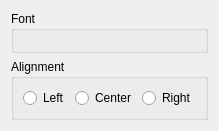
<?xml version="1.0" encoding="UTF-8"?>
<ui version="4.0">
 <class>lyricsSettings</class>
 <widget class="QWidget" name="lyricsSettings">
  <property name="geometry">
   <rect>
    <x>0</x>
    <y>0</y>
    <width>195</width>
    <height>131</height>
   </rect>
  </property>
  <property name="windowTitle">
   <string>Lyrics Settings</string>
  </property>
  <layout class="QVBoxLayout" name="verticalLayout_2">
   <item>
    <widget class="QGroupBox" name="fontGroup">
     <property name="title">
      <string>Font</string>
     </property>
     <layout class="QVBoxLayout" name="verticalLayout">
      <item>
       <widget class="KFontRequester" name="fontChooser"/>
      </item>
     </layout>
    </widget>
   </item>
   <item>
    <widget class="KButtonGroup" name="alignmentGroup">
     <property name="title">
      <string>Alignment</string>
     </property>
     <layout class="QHBoxLayout" name="horizontalLayout">
      <item>
       <widget class="QRadioButton" name="alignLeft">
        <property name="text">
         <string comment="Left alignment">Left</string>
        </property>
       </widget>
      </item>
      <item>
       <widget class="QRadioButton" name="alignCenter">
        <property name="text">
         <string comment="Center alignment">Center</string>
        </property>
       </widget>
      </item>
      <item>
       <widget class="QRadioButton" name="alignRight">
        <property name="text">
         <string>Right</string>
        </property>
       </widget>
      </item>
     </layout>
    </widget>
   </item>
  </layout>
 </widget>
 <customwidgets>
  <customwidget>
   <class>KFontRequester</class>
   <extends>QWidget</extends>
   <header>kfontrequester.h</header>
  </customwidget>
  <customwidget>
   <class>KButtonGroup</class>
   <extends>QGroupBox</extends>
   <header>kbuttongroup.h</header>
   <container>1</container>
  </customwidget>
 </customwidgets>
 <resources/>
 <connections/>
</ui>
